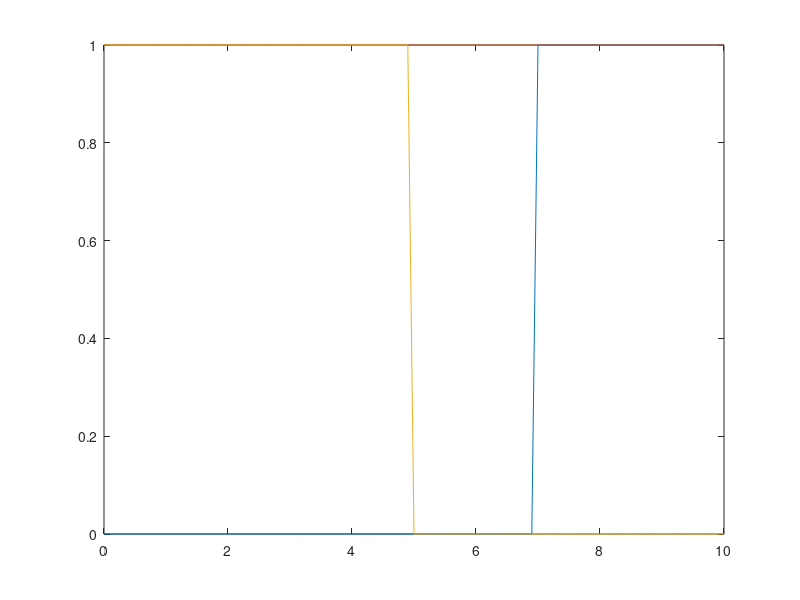
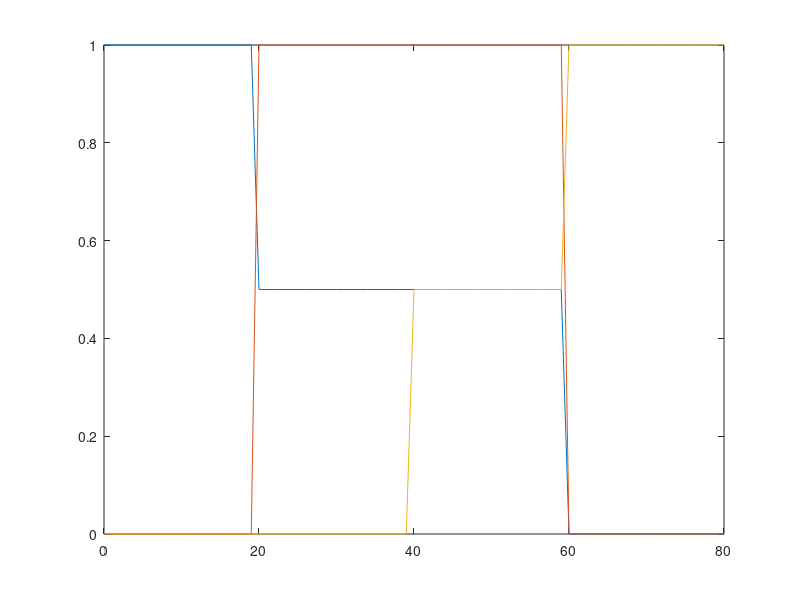

Here is the MATLAB script that generated these plots, in order: (Note: this script raises an error after producing the figures.)
% close all
% clear all
% clc

%% tumor grade
xt = (0:0.1:10);
xt_length = length(xt);
yt1 = 0.*(xt>=0 & xt<7) + 1.*(xt>=7 & xt<=10);
yt2 = 1.*(xt>=0 & xt<=10);
yt3 = 1.*(xt>=0 & xt<5) + 0.*(xt>=5 & xt<=10);

figure%tumor grade after test
plot(xt,yt1);
hold on
plot(xt,yt2);
hold on
plot(xt,yt3);

%% distance measure
x = (0:1:80);
x_length = length(x);
x2 = x;
y11 = 1.*(x>=0 & x<20)+ 0.5.*(x>=20 & x<60) + 0.*(x>=60 & x<=80);
y22 = 0.*(x>=0 & x<20)+ 1.*(x>=20 & x<60) + 0.*(x>=60 & x<=80);
y33 = 0.*(x>=0 & x<40)+ 0.5.*(x>=40 & x<60) + 1.*(x>=60 & x<=80);
figure%distance measure before test
plot(x,y11);
hold on
plot(x,y22);
hold on
plot(x,y33);

%%
% y11 = moving(y1,10);
% y11 = [y11.Yhat1,(ones(9,1)*0)'];
% y22 = moving(y2,10);
% y22 = [y22.Yhat1,(ones(9,1)*0)'];
% y33 = moving(y3,10);
% y33 = [y33.Yhat1,(ones(9,1)*1)'];
% figure%distance measure after test
% plot(x2,y11);
% hold on
% plot(x2,y22);
% hold on
% plot(x2,y33);


%% 3D

Z11 = combine(yt1,y11);
Z11 = (Z11.Z);
Z21 = combine(yt1,y22);
Z21 = (Z21.Z);
Z31 = combine(yt1,y33);
Z31 = (Z31.Z);
Z41 = combine(yt2,y11);
Z41 = (Z41.Z);
Z51 = combine(yt2,y22);
Z51 = (Z51.Z);
Z61 = combine(yt2,y33);
Z61 = (Z61.Z);
Z71 = combine(yt3,y11);
Z71 = (Z71.Z);
Z81 = combine(yt3,y22);
Z81 = (Z81.Z);
Z91 = combine(yt3,y33);
Z91 = (Z91.Z);
% figure
% mesh(xt,x2,Z11);
% hold on
% mesh(xt,x2,Z21);
% hold on
% mesh(xt,x2,Z31);
% hold on
% mesh(xt,x2,Z41);
% hold on
% mesh(xt,x2,Z51);
% hold on
% mesh(xt,x2,Z61);
% hold on
% mesh(xt,x2,Z71);
% hold on
% mesh(xt,x2,Z81);
% hold on
% mesh(xt,x2,Z91);

%% imagesc
% figure
% imagesc(xt,x2,Z11);

figure

ZZZ = Z91;%Choose a curve from 1 to 9

imagesc(xt,x2,ZZZ');
set(gca,'YDir','normal');

X = xt*10+1;
X = floor(X);

%y = 80.*exp(-10./xt).*(xt>=0 & xt<7) + 1.*(xt>=7 & xt<10);%Co-Relation
%y = 80.*exp(-0.1./xt);%Co-Relation

np = 0.3;
y = 70.* (1 - (((10-xt)./10).^np));


for m = 1:xt_length
    for n = 1:x_length-1
        if y(m) >= x2(n) & y(m) <= x2(n+1)
            Y(m) = n;
        end
        end
end

a = zeros(xt_length,x_length);
for m = 1:xt_length
        a(m,Y(m)) = ZZZ(m,Y(m));
end

%a=Z1(X,Y);
figure
imagesc(xt,x2,a');
caxis([0,1])
set(gca,'YDir','normal');
